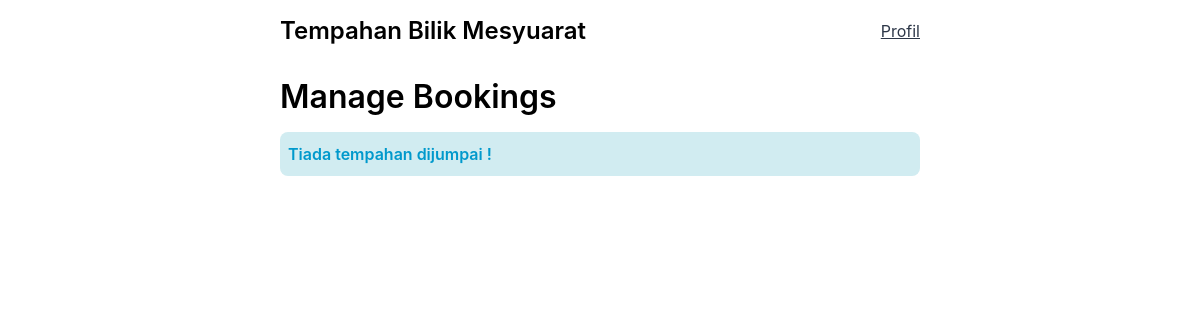
Before: /tempah/manage/bookings (signed in) with the older database file.
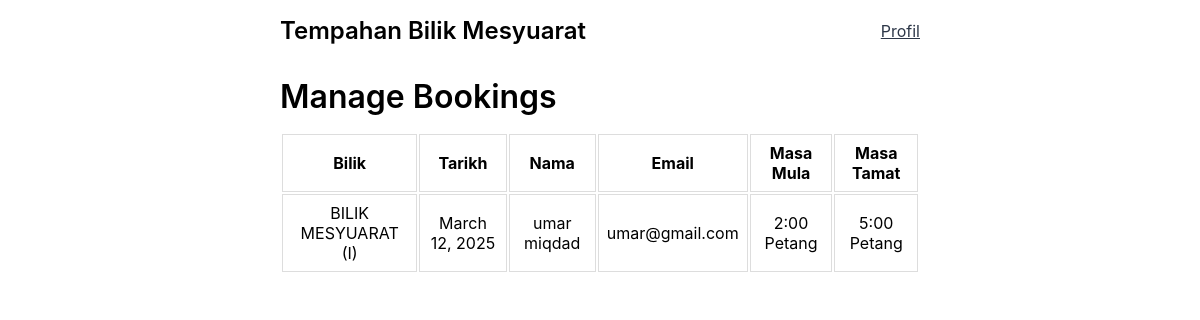
After: the same page with the newer database file.
### booking/models.py (models this page shows, shortened)
class Booking(models.Model):
    user = models.ForeignKey(User, on_delete=models.CASCADE)
    time_slot = models.ForeignKey(TimeSlot, on_delete=models.CASCADE)
    date = models.DateField()
    class Meta:
        verbose_name = "Tempahan"
        verbose_name_plural = "Tempahan"

class TimeSlot(models.Model):
    check_in_time = models.TimeField(max_length=4)
    check_out_time = models.TimeField(max_length=4)
    room = models.ForeignKey(Room, on_delete=models.CASCADE)
    booked = models.BooleanField(default=False)
    class Meta:
        verbose_name = "Masa Tempahan"
        verbose_name_plural = "Masa Tempahan"
    def get_translated_check_in_time(self):
        hour = self.check_in_time.hour
        minute = self.check_in_time.minute
        if hour == 12 and minute == 0:
            return "Tengah Hari"
        period = "Pagi" if hour < 12 else "Petang"
        if hour == 0:
            hour_12 = 12
        elif hour > 12:
            hour_12 = hour - 12
        else:
            hour_12 = hour
        return f"{hour_12}:{minute:02d} {period}"
    def get_translated_checkout_time(self):
        hour = self.check_out_time.hour
        minute = self.check_out_time.minute
        if hour == 12 and minute == 0:
            return "Tengah Hari"
        period = "Pagi" if hour < 12 else "Petang"
        if hour == 0:
            hour_12 = 12
        elif hour > 12:
            hour_12 = hour - 12
        else:
            hour_12 = hour
        return f"{hour_12}:{minute:02d} {period}"

class Room(models.Model):
    name = models.CharField(max_length=30)
    advance_booking = models.IntegerField()
    booked = models.BooleanField(default=False)
    USERNAME_FIELD = "name"
    class Meta:
        ordering = ["name"]
        verbose_name = "Bilik"
        verbose_name_plural = "Bilik"

class User(AbstractBaseUser):
    email = models.EmailField(
        verbose_name="email address",
        max_length=255,
        unique=True,
    )
    name = models.CharField(max_length=30)
    is_active = models.BooleanField(default=True)
    staff = models.BooleanField(default=False)  # a admin user; non super-user
    admin = models.BooleanField(default=False)  # a superuser
    USERNAME_FIELD = "email"
    REQUIRED_FIELDS = ["name"]  # Email & Password are required by default.
    @property
    def is_staff(self):
        return self.staff
    objects = UserManager()

### booking/views.py (the view)
# urls.py: path("manage/bookings", views.viewBookings, name="bookings"),
@staff_member_required
def viewBookings(request):
    all_bookings = Booking.objects.all()
    context = {"bookings": all_bookings}
    return render(request, "booking/bookings.html", context)

### booking/templates/booking/bookings.html (shortened to what this page needs)
{% extends 'layout.html' %}
{% block content %}
<div class="bookings-wrapper">
  <h1>Manage Bookings</h1>
  {% if not bookings %}
  <div class="info-wrapper">
    <p class="info">Tiada tempahan dijumpai ! </p>
  </div>
  {% else %}
  <div class="table-wrapper">
    <table>
      <tr>
        <th>Bilik</th>
        <th>Tarikh</th>
        <th>Nama</th>
        <th>Email</th>
        <th>Masa Mula</th>
        <th>Masa Tamat</th>
      </tr>
      {% for booking in bookings %}
      <tr>
        <td>{{booking.time_slot.room.name}}</td>
        <td>{{booking.date}}</td>
        <td>{{booking.user.name}}</td>
        <td>{{booking.user.email}}</td>
        <td>{{booking.time_slot.get_translated_check_in_time}}</td>
        <td>{{booking.time_slot.get_translated_checkout_time}}</td>
      </tr>
      {% endfor%}
    </table>
  </div>
  {% endif %}
</div>
{% endblock content %}

Changed rows visible on the page:
added Booking: time_slot.room.name "BILIK MESYUARAT (I)", date "March 12, 2025", user.name "umar miqdad", user.email "umar@gmail.com", time_slot.get_translated_check_in_time "2:00 Petang", time_slot.get_translated_checkout_time "5:00 Petang"
Other visible differences:
text no longer shown: "Tiada tempahan dijumpai !"
text now shown: "Bilik Tarikh Nama Email Masa Mula Masa Tamat"
